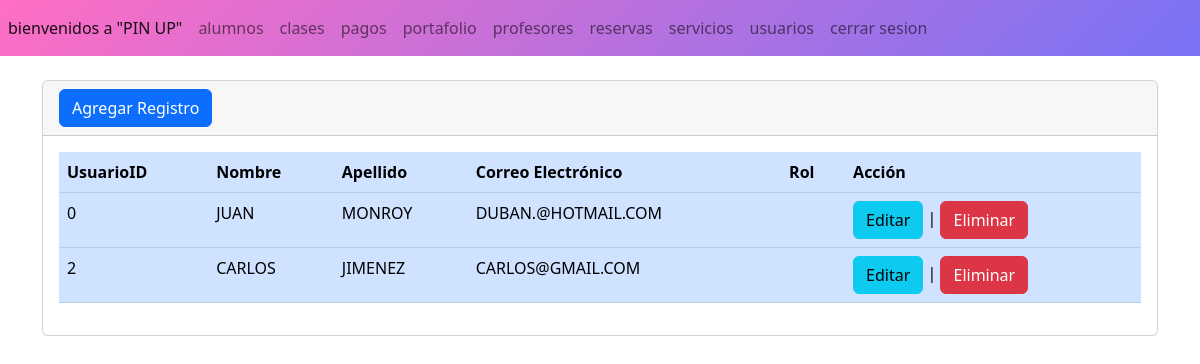
/admin/secciones/usuarios/index.php, run on the app's committed database.
### tables this page shows
CREATE TABLE `usuarios` (
  `UsuarioID` int(11) NOT NULL,
  `Nombre` varchar(255) NOT NULL,
  `Apellido` varchar(255) NOT NULL,
  `CorreoElectronico` varchar(255) NOT NULL,
  `Contrasena` varchar(255) NOT NULL,
  `Rol` enum('Alumno','Profesor','Administrador') NOT NULL,
  `FechaNacimiento` date DEFAULT NULL,
  `Telefono` varchar(20) DEFAULT NULL,
  `Direccion` varchar(255) DEFAULT NULL,
  `Ciudad` varchar(255) DEFAULT NULL,
  `Pais` varchar(100) DEFAULT NULL,
  `codigopostal` int(11) NOT NULL
);

### admin/secciones/usuarios/index.php (the view, shortened to what this page needs)
<?php
include("../../bd.php");
$conexion = new PDO("mysql:host=$servidor;dbname=$basededatos", $usuario, $contraseña);
$sentencia = $conexion->prepare("SELECT * FROM `usuarios`");
$sentencia->execute();
$lista_usuarios = $sentencia->fetchAll(PDO::FETCH_ASSOC);
include("../../templates/header.php");
?>
<div class="card">
    <div class="card-header">
        <a name="" id="" class="btn btn-primary" href="crear.php" role="button">Agregar Registro</a>
    </div>
    <div class="card-body">
        <div class="table-responsive">
            <table class="table table-primary">
                <thead>
                    <tr>
                        <th scope="col">UsuarioID</th>
                        <th scope="col">Nombre</th>
                        <th scope="col">Apellido</th>
                        <th scope="col">Correo Electrónico</th>
                        <th scope="col">Rol</th>
                        <th scope="col">Acción</th>
                    </tr>
                </thead>
                <tbody>
                    <?php foreach ($lista_usuarios as $registro) { ?>
                        <tr class="">
                            <td><?php echo $registro['UsuarioID']; ?></td>
                            <td><?php echo $registro["Nombre"]; ?></td>
                            <td><?php echo $registro["Apellido"]; ?></td>
                            <td><?php echo $registro["CorreoElectronico"]; ?></td>
                            <td><?php echo $registro["Rol"]; ?></td>
                            <td>
                                <a name="" id="" class="btn btn-info" href="editar.php?txtid=<?php echo $registro["UsuarioID"]; ?>" role="button">Editar</a>
                                |
                                <a name="" id="" class="btn btn-danger" href="index.php?txtid=<?php echo $registro["UsuarioID"]; ?>" role="button">Eliminar</a>
                            </td>
                        </tr>
                    <?php } ?>
                </tbody>
            </table>
        </div>
    </div>
</div>
<?php include("../../templates/footer.php"); ?>

### data on the page
usuarios: UsuarioID "0", Nombre "JUAN", Apellido "MONROY", CorreoElectronico "DUBAN.@HOTMAIL.COM"
usuarios: UsuarioID "2", Nombre "CARLOS", Apellido "JIMENEZ", CorreoElectronico "CARLOS@GMAIL.COM"
